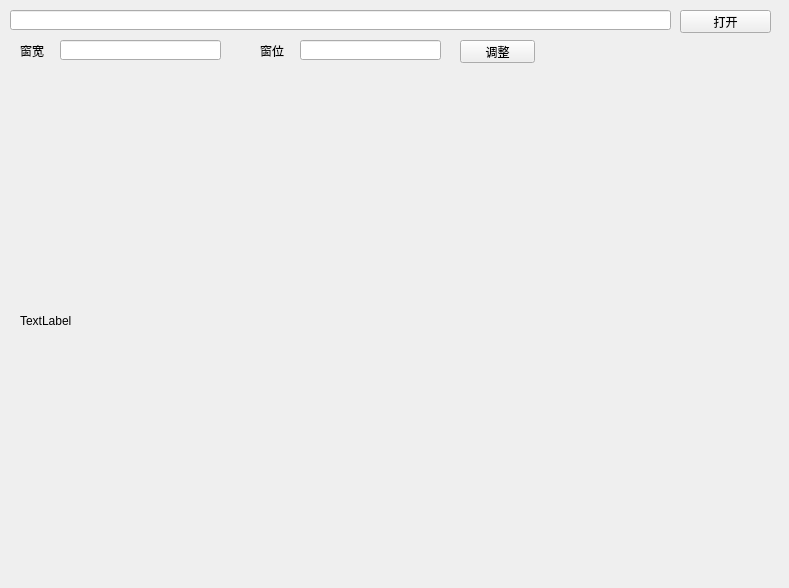
<?xml version="1.0" encoding="UTF-8"?>
<ui version="4.0">
 <class>DicomViewerClass</class>
 <widget class="QWidget" name="DicomViewerClass">
  <property name="geometry">
   <rect>
    <x>0</x>
    <y>0</y>
    <width>789</width>
    <height>588</height>
   </rect>
  </property>
  <property name="windowTitle">
   <string>DicomViewer</string>
  </property>
  <widget class="QLineEdit" name="lineEdit_file">
   <property name="geometry">
    <rect>
     <x>10</x>
     <y>10</y>
     <width>661</width>
     <height>20</height>
    </rect>
   </property>
  </widget>
  <widget class="QPushButton" name="pushButton_file">
   <property name="geometry">
    <rect>
     <x>680</x>
     <y>10</y>
     <width>91</width>
     <height>23</height>
    </rect>
   </property>
   <property name="text">
    <string>打开</string>
   </property>
  </widget>
  <widget class="QLabel" name="label">
   <property name="geometry">
    <rect>
     <x>20</x>
     <y>40</y>
     <width>81</width>
     <height>21</height>
    </rect>
   </property>
   <property name="text">
    <string>窗宽</string>
   </property>
  </widget>
  <widget class="QLineEdit" name="lineEdit_width">
   <property name="geometry">
    <rect>
     <x>60</x>
     <y>40</y>
     <width>161</width>
     <height>20</height>
    </rect>
   </property>
  </widget>
  <widget class="QLabel" name="label_2">
   <property name="geometry">
    <rect>
     <x>260</x>
     <y>40</y>
     <width>81</width>
     <height>21</height>
    </rect>
   </property>
   <property name="text">
    <string>窗位</string>
   </property>
  </widget>
  <widget class="QLineEdit" name="lineEdit_pos">
   <property name="geometry">
    <rect>
     <x>300</x>
     <y>40</y>
     <width>141</width>
     <height>20</height>
    </rect>
   </property>
  </widget>
  <widget class="QPushButton" name="pushButton_adjust">
   <property name="geometry">
    <rect>
     <x>460</x>
     <y>40</y>
     <width>75</width>
     <height>23</height>
    </rect>
   </property>
   <property name="text">
    <string>调整</string>
   </property>
  </widget>
  <widget class="QLabel" name="label_image">
   <property name="geometry">
    <rect>
     <x>20</x>
     <y>80</y>
     <width>741</width>
     <height>481</height>
    </rect>
   </property>
   <property name="text">
    <string>TextLabel</string>
   </property>
  </widget>
 </widget>
 <layoutdefault spacing="6" margin="11"/>
 <resources>
  <include location="DicomViewer.qrc"/>
 </resources>
 <connections/>
</ui>
